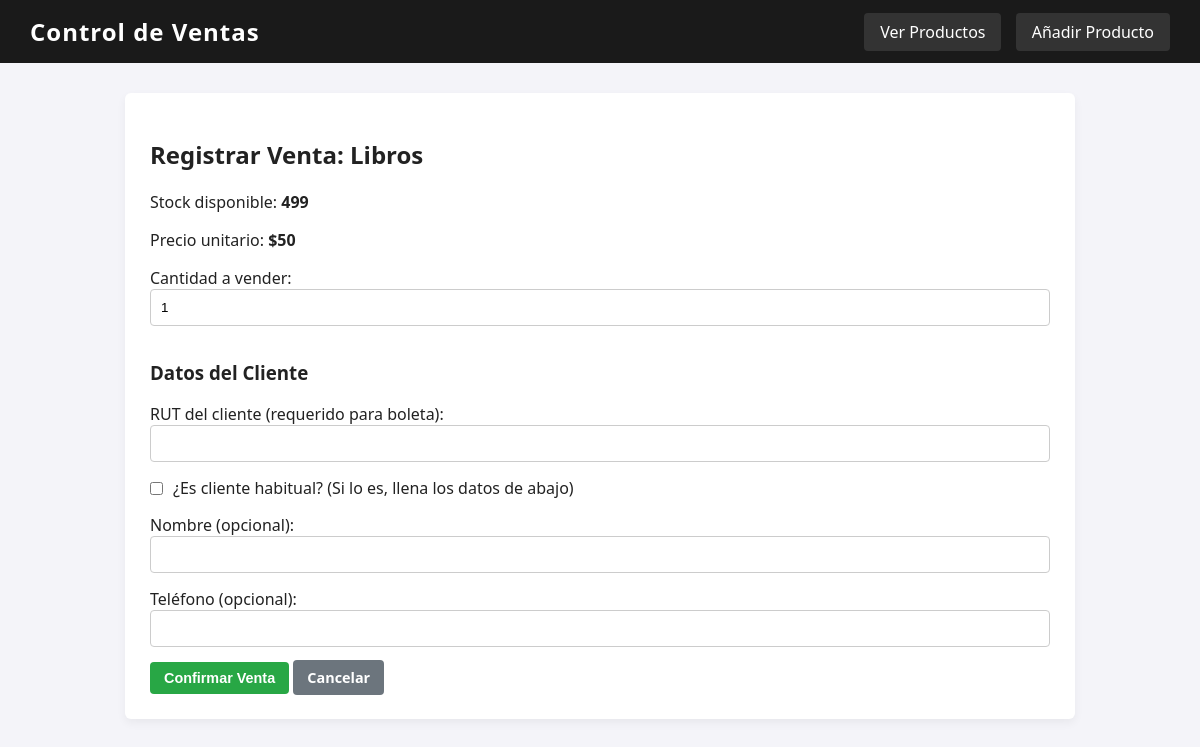
The app's page /productos/1/vender/ with its own data.
### ventas/models.py (models this page shows, shortened)
class Producto(models.Model):
    codigo = models.CharField(max_length=20)
    nombre = models.CharField(max_length=64)
    precio = models.PositiveIntegerField(default=1)
    stock = models.PositiveIntegerField(default=0)

### ventas/views.py (the view, shortened to what this page needs)
# urls.py: path('productos/<int:pk>/vender/', views.registrar_venta, name='registrar_venta'),
@csrf_protect
def registrar_venta(request, pk):
    producto = get_object_or_404(Producto, pk=pk)
    return render(request, 'ventas/registrar_venta.html', {'producto': producto})

### ventas/templates/ventas/registrar_venta.html (shortened to what this page needs)
{% extends 'ventas/base.html' %}
{% block content %}
    <h2>Registrar Venta: {{ producto.nombre }}</h2>
    <p>Stock disponible: <strong>{{ producto.stock }}</strong></p>
    <p>Precio unitario: <strong>${{ producto.precio }}</strong></p>
    <form method="POST">
        <label for="cantidad">Cantidad a vender:</label>
        <input type="number" id="cantidad" name="cantidad" value="1" min="1" max="{{ producto.stock }}" required>
        <h3>Datos del Cliente</h3>
        <label for="rut">RUT del cliente (requerido para boleta):</label>
        <input type="text" id="rut" name="rut" required>
        <label style="display: flex; align-items: center; gap: 10px; margin-bottom: 15px;">
            <input type="checkbox" name="es_habitual" style="width: auto; margin: 0;">
            ¿Es cliente habitual? (Si lo es, llena los datos de abajo)
        </label>
        <label for="nombre">Nombre (opcional):</label>
        <input type="text" id="nombre" name="nombre">
        <label for="telefono">Teléfono (opcional):</label>
        <input type="text" id="telefono" name="telefono">
        <button type="submit" class="btn">Confirmar Venta</button>
        <a href="{% url 'producto_list' %}" class="btn btn-cancel">Cancelar</a>
    </form>
{% endblock %}

### ventas/templates/ventas/base.html (style rules this page uses)
body { font-family: 'Segoe UI', Tahoma, Geneva, Verdana, sans-serif; margin: 0; padding: 0; background-color: #f4f4f9; color: #222; }
button, .btn { padding: 8px 14px; border: none; border-radius: 4px; cursor: pointer; text-decoration: none; color: white; background-color: #28a745; font-size: 0.9rem; font-weight: bold; }
.btn-cancel { background-color: #6c757d; }
input, select { padding: 10px; margin-bottom: 15px; border: 1px solid #ccc; border-radius: 4px; width: 100%; box-sizing: border-box; }

### records on screen
Producto: nombre "Libros", stock "499", precio "50"
